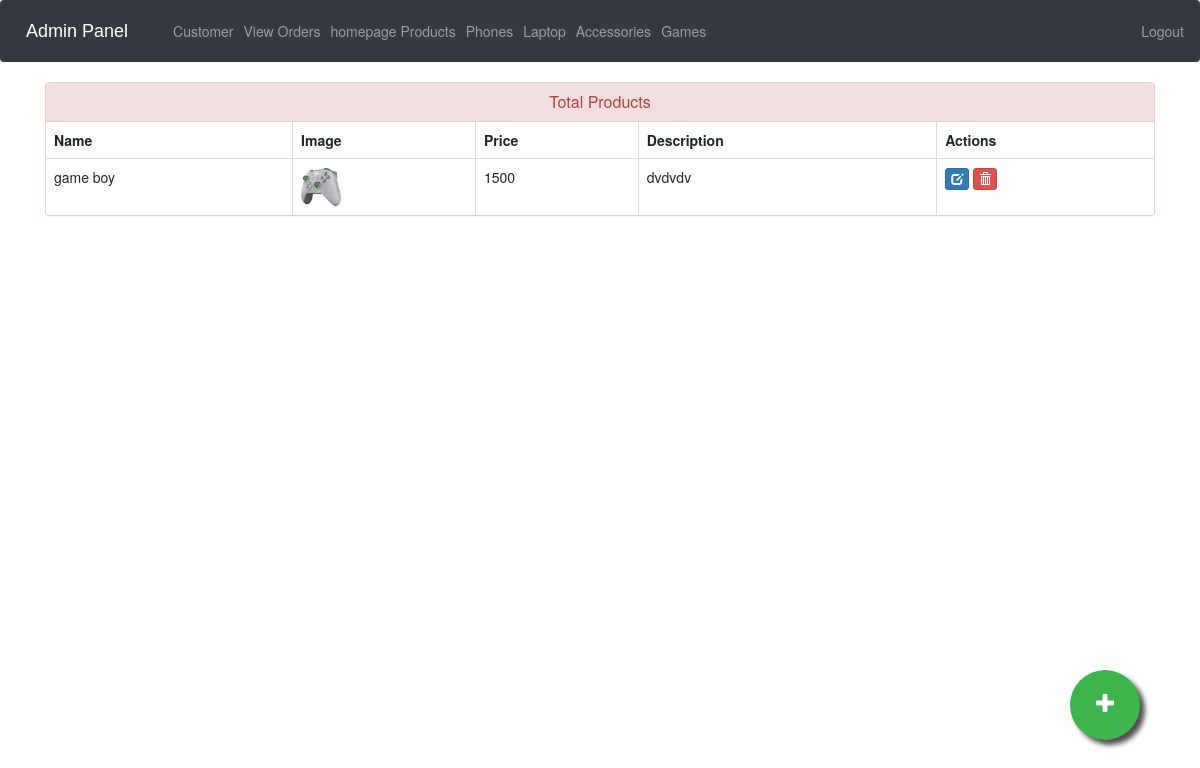
The app's page /admin_products_game (signed in) with its own data.
### ecom/models.py (models this page shows, shortened)
class Product_game(models.Model):
    name=models.CharField(max_length=40)
    product_image= models.ImageField(upload_to='product_image/',null=True,blank=True)
    price = models.PositiveIntegerField()
    description=models.CharField(max_length=40)

### ecom/views.py (the view)
# urls.py: path('admin_products_game', views.admin_products_view_game,name='admin-products-game'),
@login_required(login_url='adminlogin')
def admin_products_view_game(request):
    product_game=models.Product_game.objects.all()
    return render(request,'ecom/admin-game.html',{'product_game':product_game})

### templates/ecom/admin-game.html (shortened to what this page needs)
{% extends 'ecom/admin_base.html' %}
{% load static %}
{% block content %}
<head>
  <link href="//netdna.bootstrapcdn.com/bootstrap/3.0.0/css/bootstrap.min.css" rel="stylesheet" id="bootstrap-css">
</head>
<div class="container">
  <div class="panel panel-danger">
    <div class="panel-heading">
      <h6 class="panel-title">Total Products</h6>
    </div>
    <table class="table table-hover table-bordered" id="dev-table">
      <thead>
        <tr>
          <th>Name</th>
          <th>Image</th>
          <th>Price</th>
          <th>Description</th>
          <th>Actions</th>
        </tr>
      </thead>
      {% for p in product_game %}
  {% if p %}
      <tr>
        <td> {{p.name}}</td>
        <td> <img src="{% static p.product_image.url %}" alt="Profile Pic" height="40px" width="40px" /></td>
        <td>{{p.price}}</td>
        <td>{{p.description}}</td>
        <td><a class="btn btn-primary btn-xs" href="{% url 'update-product' p.id  %}"><span class="glyphicon glyphicon-edit"></span></a>
          <a class="btn btn-danger btn-xs" href="{% url 'delete-product' p.id  %}"><span class="glyphicon glyphicon-trash"></span></a></td>
      </tr>
      {%else%}
      <br><br><br>
      <h1>No Products!!</h1>
      {% endif %}
      {% endfor %}
    </table>
  </div>
</div>
<a href="/admin-add-product-game" class="float">
<i class="fa fa-plus my-float"></i>
</a>
{% endblock content %}

### templates/ecom/admin_base.html (style rules this page uses)
.fa { font-size: 23px; width: 60px; text-align: center; text-decoration: none; margin: 5px 2px; border-radius: 50%; }

### templates/ecom/admin-game.html (style rules this page uses)
a:link { text-decoration: none; }
h6 { text-align: center; }
.float { position:fixed; width:70px; height:70px; bottom:60px; right:60px; background-color:#3eb54d; color:#FFF; border-radius:50px; text-align:center; box-shadow: 5px 5px 5px #505050; }
.my-float { margin-top:22px; }

### records on screen
Product_game: name "game boy", product_image (picture), price "1500", description "dvdvdv"
